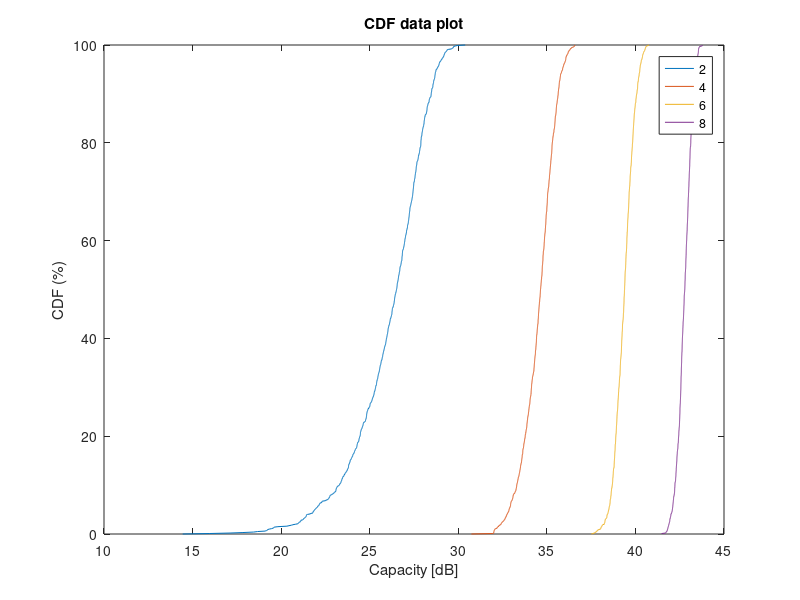
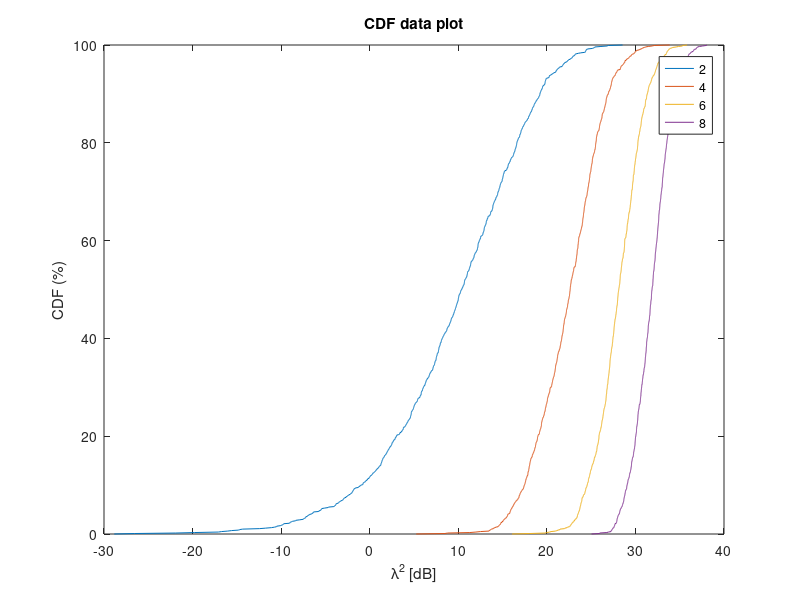

Reproduce these figures in MATLAB, in order.
clear all
close all

% make X number of uncorrelated channels
nr_antennas = 2:2:8;                % dont use more than 8, error on plotting due to color function.
nr_realizations = 1000;
SNR=170;

for o = 1:length(nr_antennas);
    H=zeros(nr_antennas(o),nr_antennas(o),nr_realizations);
    for r=1:nr_realizations
        for k = 1:nr_antennas(o)
            H(k,:,r) = (randn(1,nr_antennas(o)) .* exp(-1i*randn(1,nr_antennas(o))));
        end
    end
    
    lambda_vec=zeros(nr_realizations,1);
    C_vec=zeros(nr_realizations,1);
    
    for r=1:nr_realizations
        C=0;
        
        [U,S,V]=svd(H(:,:,r));
        
        lambda=diag(S);
        K=rank(S);
        
        for l=1:K
            C=C+log2(1+SNR*lambda(l)^2);
        end
        
        lambda_db=10*log(lambda(1));
        C_db=10*log(C);
        lambda_vec(r)= 2*lambda_db;
        C_vec(r)= C_db;
        
    end
    
    H1(o,:) = sort(C_vec);
    H2(o,:) = sort(lambda_vec);
    
end

leg = linspace(2,o*2,2);
figure
Percent_Axis = linspace (0 ,100 , 1000);
plot(H1,Percent_Axis); hold on
xlabel('Capacity [dB]')
ylabel('CDF (%)')
title('CDF data plot')
legend(num2str(nr_antennas'))


figure
Percent_Axis = linspace (0 ,100 , 1000);
plot(H2,Percent_Axis)
xlabel('\lambda^2 [dB]')
ylabel('CDF (%)')
title('CDF data plot')
legend(num2str(nr_antennas'))
